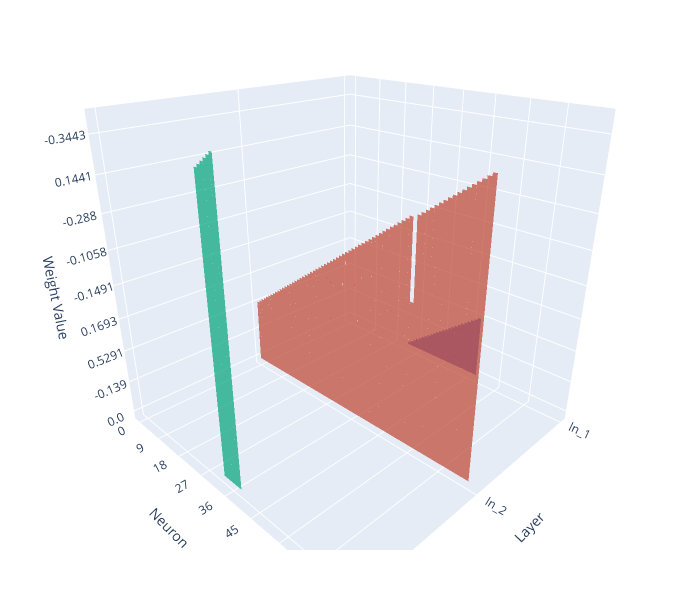

Notebook code cell kept with this figure:
### Code cell
torch.manual_seed(0)
layers = nn.Sequential(
    nn.Linear(2,12),
    nn.ReLU(),
    nn.Linear(12,6),
    nn.ReLU(),
    nn.Linear(6,1)
)

show_sequential_layer_weights(layers)

### Figure 1 — Plotly figure (JSON) as saved in the notebook; plotly's stock layout.template omitted (floating-point values rounded to 4 significant figures; data arrays with more than 128 entries replaced by an {"elided": "..."} marker saying what was removed)
{"data": [{"i": {"elided": "142 int values"}, "j": {"elided": "142 int values"}, "k": {"elided": "142 int values"}, "opacity": 0.7, "type": "mesh3d", "x": {"elided": "214 str values"}, "y": {"elided": "214 str values"}, "z": {"elided": "214 str values"}}, {"i": {"elided": "142 int values"}, "j": {"elided": "142 int values"}, "k": {"elided": "142 int values"}, "opacity": 0.7, "type": "mesh3d", "x": {"elided": "214 str values"}, "y": {"elided": "214 str values"}, "z": {"elided": "214 str values"}}, {"i": {"elided": "142 int values"}, "j": {"elided": "142 int values"}, "k": {"elided": "142 int values"}, "opacity": 0.7, "type": "mesh3d", "x": {"elided": "214 str values"}, "y": {"elided": "214 str values"}, "z": {"elided": "214 str values"}}], "layout": {"autosize": false, "height": 600, "margin": {"b": 50, "l": 30, "r": 30, "t": 10}, "scene": {"camera": {"eye": {"z": 0.8}}, "xaxis": {"title": {"text": "Layer"}}, "yaxis": {"title": {"text": "Neuron"}}, "zaxis": {"title": {"text": "Weight Value"}}}, "width": 700}}
